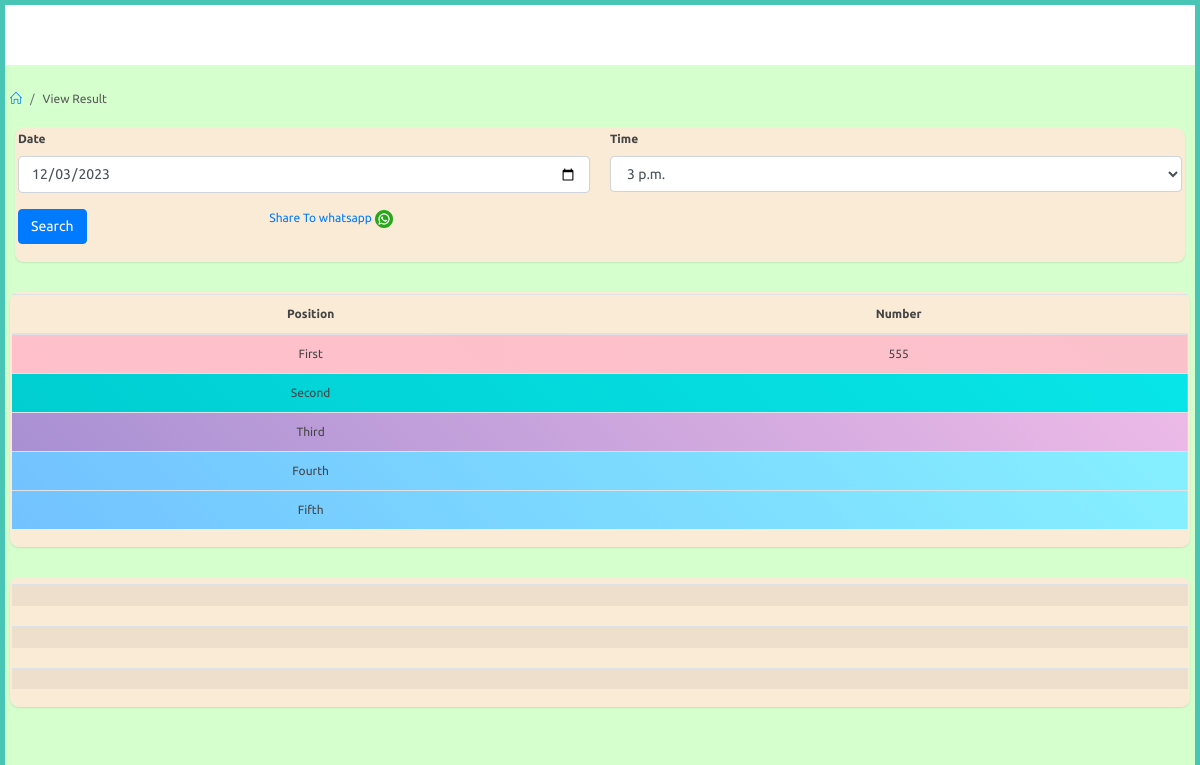
/adminapp/view-results (signed in), run on an earlier commit of the app's database.
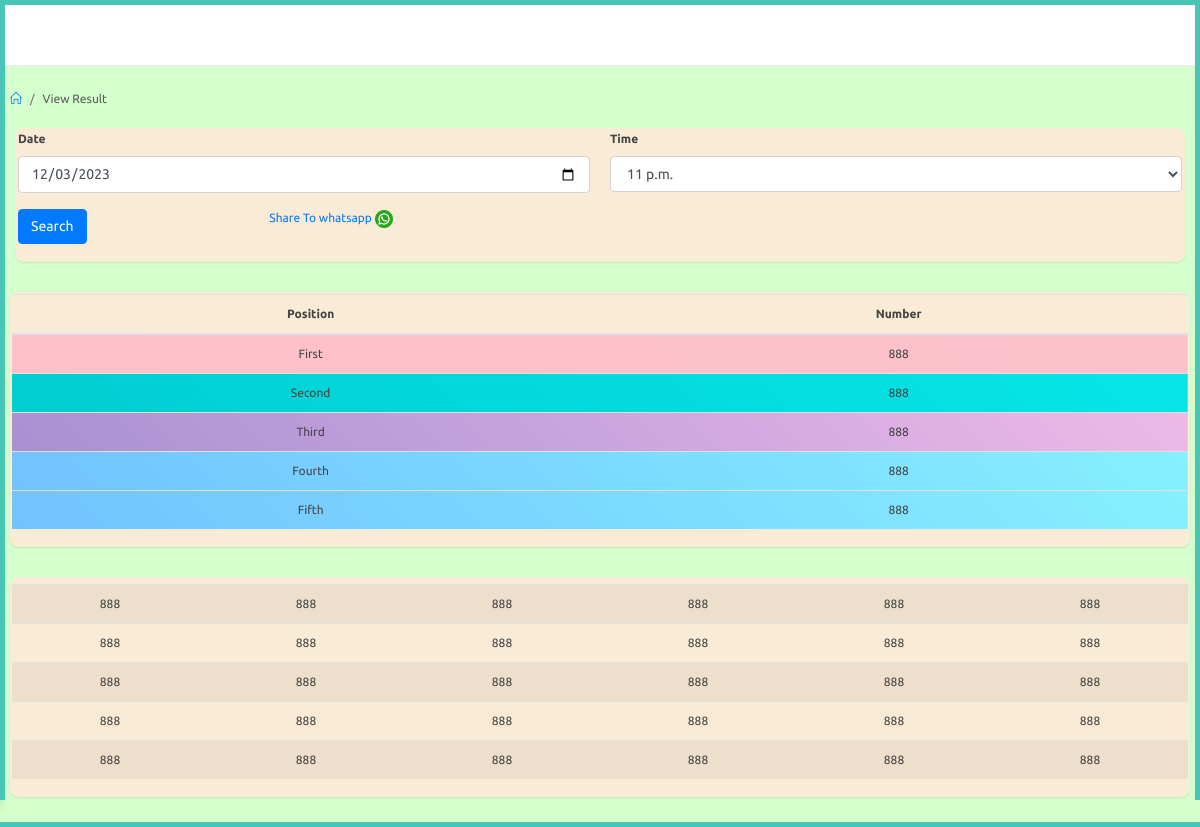
And on a later commit of the database.
### adminapp/models.py (models this page shows, shortened)
class Result(models.Model):
    date = models.DateField()
    time = models.ForeignKey(PlayTime,on_delete=models.CASCADE)
    first = models.CharField(max_length=3,null=True)
    second = models.CharField(max_length=3,null=True)
    third = models.CharField(max_length=3,null=True)
    fourth = models.CharField(max_length=3,null=True)
    fifth = models.CharField(max_length=3,null=True)
    field1 = models.CharField(max_length=3,null=True)
    field2 = models.CharField(max_length=3,null=True)
    field3 = models.CharField(max_length=3,null=True)
    field4 = models.CharField(max_length=3,null=True)
    field5 = models.CharField(max_length=3,null=True)
    field6 = models.CharField(max_length=3,null=True)
    field7 = models.CharField(max_length=3,null=True)
    field8 = models.CharField(max_length=3,null=True)
    field9 = models.CharField(max_length=3,null=True)
    field10 = models.CharField(max_length=3,null=True)
    field11 = models.CharField(max_length=3,null=True)
    field12 = models.CharField(max_length=3,null=True)
    field13 = models.CharField(max_length=3,null=True)
    field14 = models.CharField(max_length=3,null=True)
    field15 = models.CharField(max_length=3,null=True)
    field16 = models.CharField(max_length=3,null=True)
    field17 = models.CharField(max_length=3,null=True)
    field18 = models.CharField(max_length=3,null=True)
    field19 = models.CharField(max_length=3,null=True)
    field20 = models.CharField(max_length=3,null=True)
    field21 = models.CharField(max_length=3,null=True)
    field22 = models.CharField(max_length=3,null=True)
    field23 = models.CharField(max_length=3,null=True)
    field24 = models.CharField(max_length=3,null=True)
    field25 = models.CharField(max_length=3,null=True)
    field26 = models.CharField(max_length=3,null=True)
    field27 = models.CharField(max_length=3,null=True)
    field28 = models.CharField(max_length=3,null=True)
    field29 = models.CharField(max_length=3,null=True)
    field30 = models.CharField(max_length=3,null=True)

### adminapp/views.py (the view, shortened to what this page needs)
# urls.py: path('view-results',views.view_results,name="view_results"),
@login_required
@admin_required
def view_results(request):
    times = PlayTime.objects.filter().all().order_by('id')
    results = Result.objects.filter().last()
    context = {
        'times' : times,
        'results' : results
    }
    return render(request,'adminapp/view_results.html',context)

### templates/adminapp/view_results.html (shortened to what this page needs)
{% extends 'adminapp/partials/base.html' %}
{% load static %}
{% block content %}
<div id="main-content">
    <div class="container-fluid">
        <div class="block-header">
            <div class="row">
                <div class="col-lg-5 col-md-8 col-sm-12" style="padding-top: 5px;">
                    <ul class="breadcrumb">
                        <li class="breadcrumb-item"><a href="{% url 'adminapp:index' %}"><i class="icon-home"></i></a>
                        </li>
                        <li class="breadcrumb-item">View Result</li>
                    </ul>
                </div>
            </div>
        </div>
        <div class="card" style="background-color:antiquewhite;-webkit-padding-start: 0px;padding-right: 0px;">
            <div class="body">
                <form method="POST">
                <div class="row clearfix" style="padding-left: 6px;padding-right: 6px;">
                    <div class="col-md-6 col-6">
                        <div class="form-group">
                            <label for="date" class="control-label">Date</label>
                            <input type="date" class="form-control" id="date" name="date">
                        </div>
                    </div>
                    <div class="col-md-6 col-6">
                        <div class="form-group">
                            <label for="time" class="control-label">Time</label>
                            <select class="form-control show-tick ms select2" data-placeholder="Select"
                                name="time" id="time">
                                {% for time in times %}
                                <option value="{{time.id}}">{{time.game_time}}</option>
                                {% endfor %}
                            </select>
                        </div>
                    </div>
                    <div class="col-lg-2 col-md-6 col-6 ">
                        <div class="form-group">
                            <button type="submit" class="btn btn-primary">Search</button>
                        </div>
                    </div>
                    <div class="col-lg-2 col-md-6 col-6 text-right" >
                        <div class="form-group">
                            <a       href="whatsapp://send?text= {{results.date}} - {{results.time.game_time}}
                            %0a1 : {{results.first}}
                            %0a2 : {{results.second}}
                            %0a3 : {{results.third}}
                            %0a4 : {{results.fourth}}
                            %0a5 : {{results.fifth}}
                            %0a{{results.field1}}&nbsp;&nbsp;{{results.field2}}&nbsp;&nbsp;{{results.field3}}&nbsp;&nbsp;{{results.field4}}&nbsp;&nbsp;{{results.field5}}&nbsp;&nbsp;{{results.field6}}
                            %0a{{results.field7}}&nbsp;&nbsp;{{results.field8}}&nbsp;&nbsp;{{results.field9}}&nbsp;&nbsp;{{results.field10}}&nbsp;&nbsp;{{results.field11}}&nbsp;&nbsp;{{results.field12}}&nbsp;&nbsp;
                            %0a{{results.field13}}&nbsp;&nbsp;{{results.field14}}&nbsp;&nbsp;{{results.field15}}&nbsp;&nbsp;{{results.field16}}&nbsp;&nbsp;{{results.field17}}&nbsp;&nbsp;{{results.field18}}&nbsp;&nbsp;
                            %0a{{results.field19}}&nbsp;&nbsp;{{results.field20}}&nbsp;&nbsp;{{results.field21}}&nbsp;&nbsp;{{results.field22}}&nbsp;&nbsp;{{results.field23}}&nbsp;&nbsp;{{results.field24}}&nbsp;&nbsp;
                            %0a{{results.field25}}&nbsp;&nbsp;{{results.field26}}&nbsp;&nbsp;{{results.field27}}&nbsp;&nbsp;{{results.field28}}&nbsp;&nbsp;{{results.field29}}&nbsp;&nbsp;{{results.field30}}&nbsp;&nbsp;
                            "
                            >Share  To whatsapp  </a> <img src="{% static 'whatsapp.png' %}" width="18" height="18"  alt="Lucid">
                        </div>
                    </div>
                </div>
                </form>
            </div>
        </div>
        <div class="row clearfix">
            <div class="col-lg-12 col-md-12 col-sm-12" style="padding-top: 0px;">
                <div class="card" style="background-color:antiquewhite;padding-left: 0px;padding-right: 0px;">
                    <div class="body table-responsive">
                        <table class="table">
                            <thead>
                                <tr>
                                    <th>Position</th>
                                    <th>Number</th>
                                </tr>
                            </thead>
                            <tbody>
                                <tr class="l-pink">
                                    <td>First</td>
                                    <td>{{results.first}}</td>
                                </tr>
                                <tr class="l-turquoise">
                                    <td>Second</td>
                                    <td>{{results.second}}</td>
                                </tr>
                                <tr class="l-parpl">
                                    <td>Third</td>
                                    <td>{{results.third}}</td>
                                </tr>
                                <tr class="l-blue">
                                    <td>Fourth</td>
                                    <td>{{results.fourth}}</td>
                                </tr>
                                <tr class="l-blue">
                                    <td>Fifth</td>
                                    <td>{{results.fifth}}</td>
                                </tr>
                            </tbody>
                        </table>
                    </div>
                </div>
            </div>
            <div class="col-lg-12" style="padding-top: 0px;">
                <div class="card" style="background-color:antiquewhite;padding-top: 5px;">
                    <div class="body table-responsive">
                        <table class="table table-striped">
                            <tbody>
                                <tr>
                                    <td>{{results.field1}}</td>
                                    <td>{{results.field2}}</td>
                                    <td>{{results.field3}}</td>
                                    <td>{{results.field4}}</td>
                                    <td>{{results.field5}}</td>
                                    <td>{{results.field6}}</td>
                                </tr>
                                <tr>
                                    <td>{{results.field7}}</td>
                                    <td>{{results.field8}}</td>
                                    <td>{{results.field9}}</td>
                                    <td>{{results.field10}}</td>
                                    <td>{{results.field11}}</td>
                                    <td>{{results.field12}}</td>
                                </tr>
                                <tr>
                                    <td>{{results.field13}}</td>
                                    <td>{{results.field14}}</td>
                                    <td>{{results.field15}}</td>
                                    <td>{{results.field16}}</td>
                                    <td>{{results.field17}}</td>
                                    <td>{{results.field18}}</td>
                                </tr>
                                <tr>
                                    <td>{{results.field19}}</td>
                                    <td>{{results.field20}}</td>
                                    <td>{{results.field21}}</td>
                                    <td>{{results.field22}}</td>
                                    <td>{{results.field23}}</td>
                                    <td>{{results.field24}}</td>
                                </tr>
                                <tr>
                                    <td>{{results.field25}}</td>
                                    <td>{{results.field26}}</td>
                                    <td>{{results.field27}}</td>
                                    <td>{{results.field28}}</td>
                                    <td>{{results.field29}}</td>
                                    <td>{{results.field30}}</td>
                                </tr>
                            </tbody>
                        </table>
                    </div>
                </div>
            </div>
        </div>
    </div>
    {% endblock %}

### templates/adminapp/partials/base.html (shortened to what this page needs)
{% load static %}
<!doctype html>
<html lang="en">
<head>
<link rel="stylesheet" href="{% static 'vendor/bootstrap/css/bootstrap.min.css' %}">
<link rel="stylesheet" href="{% static 'vendor/font-awesome/css/font-awesome.min.css' %}">
<link rel="stylesheet" href="{% static 'vendor/chartist/css/chartist.min.css' %}">
<link rel="stylesheet" href="{% static 'vendor/chartist-plugin-tooltip/chartist-plugin-tooltip.css' %}">
<link rel="stylesheet" href="{% static 'vendor/jvectormap/jquery-jvectormap-2.0.3.min.css' %}"/>
<link rel="stylesheet" href="{% static 'vendor/jquery-datatable/dataTables.bootstrap4.min.css' %}">
<link rel="stylesheet" href="{% static 'vendor/jvectormap/jquery-jvectormap-2.0.3.min.css' %}">
<link rel="stylesheet" href="{% static 'vendor/morrisjs/morris.min.css' %}">
<link rel="stylesheet" href="{% static 'vendor/bootstrap-datepicker/css/bootstrap-datepicker3.min.css' %}">
<link rel="stylesheet" href="{% static 'css/main.css' %}">
<link rel="stylesheet" href="{% static 'css/color_skins.css' %}">
</head>
<body class="theme-cyan" style="background-color:rgb(213, 255, 205);">
<div id="wrapper">
    {% include 'adminapp/partials/header.html' %}
    {% block content %}
    {% endblock %}
</div>
</body>
</html>

### templates/adminapp/partials/header.html (shortened to what this page needs)
{% load static %}
<nav class="navbar navbar-fixed-top">
    <div class="container-fluid">
        <div class="navbar-btn">
            <button type="button" class="btn-toggle-offcanvas"><i class="lnr lnr-menu fa fa-bars"></i></button>
        </div>
    </div>
</nav>

### templates/adminapp/partials/sidebar.html (shortened to what this page needs)
{% load static %}

### static/css/color_skins.css (style rules this page uses)
.theme-cyan:before, .theme-cyan:after { background: #49c5b6 }
.theme-cyan #wrapper:before, .theme-cyan #wrapper:after { background: #49c5b6 }

### templates/adminapp/view_results.html (style rules this page uses)
th, td { text-align: center; }

What changed in the data, as far as the page shows it:
removed Result: first "555"
added Result: first "888", second "888", third "888", fourth "888", fifth "888", field1 "888", field2 "888", field3 "888", field4 "888", field5 "888", field6 "888", field7 "888", field8 "888", field9 "888", field10 "888", field11 "888", field12 "888", field13 "888", field14 "888", field15 "888", field16 "888", field17 "888", field18 "888", field19 "888", field20 "888", field21 "888", field22 "888", field23 "888", field24 "888", field25 "888", field26 "888", field27 "888", field28 "888", field29 "888", field30 "888"
Also different on the page:
form field time: "3 p.m." → "11 p.m."
